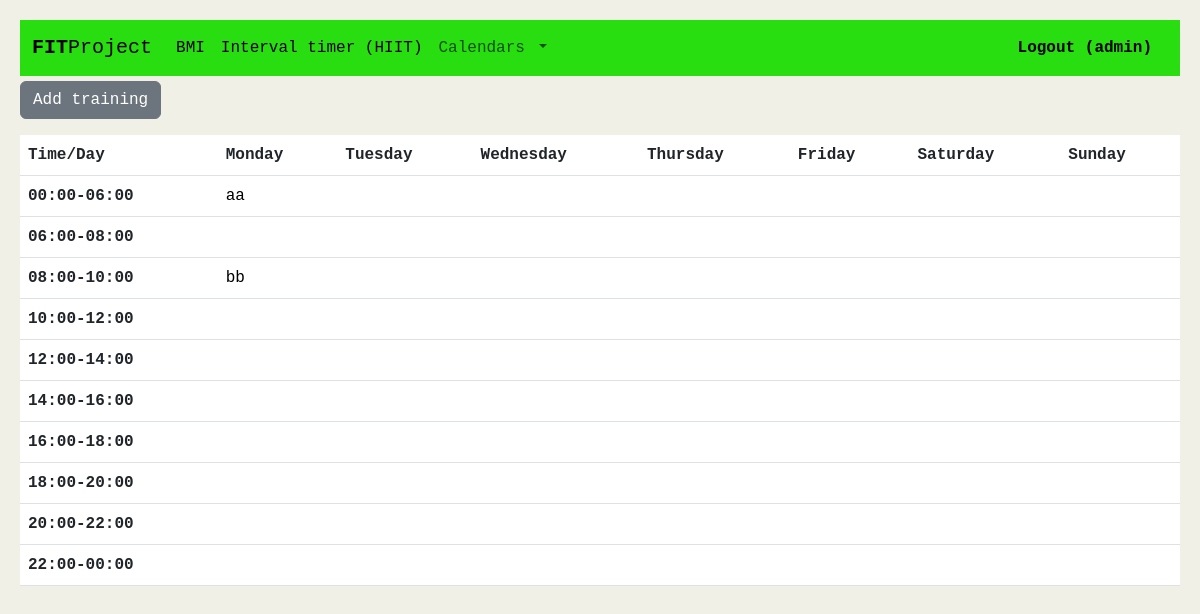
The page /training (signed in) on the database as committed earlier.
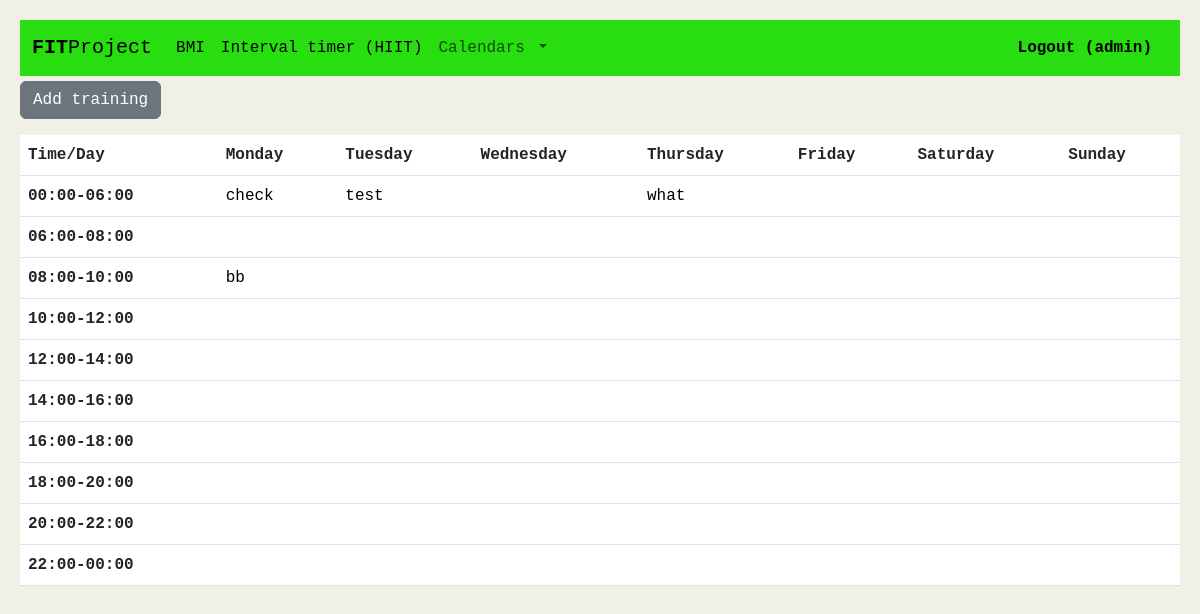
The same page on the database as committed later.
### fit/models.py (models this page shows, shortened)
class Training(models.Model):
    id = models.AutoField(primary_key=True)
    user = models.ForeignKey(User, on_delete=models.CASCADE)
    name = models.CharField(max_length=20)
    description = models.CharField(max_length=600)
    time = models.CharField(max_length=12)
    day = models.CharField(max_length=10)
    calendar_index = models.IntegerField(blank=True, null=True)
    def __str__(self):
        return f"{self.name}"

### fit/views.py (the view)
# urls.py: path("training", views.training, name="training"),
def training(request):
    if request.method == "POST":
        form = TrainMealForm(request.POST)
        if form.is_valid():
            name = form.cleaned_data["Name"]
            description = form.cleaned_data["Description"]
            day = form.cleaned_data["Day"]
            time = form.cleaned_data["Time"]
            calendar_index = helpers.cal_index(day, time)
            description = description.replace("\n", "<br>")
            Training.objects.filter(user = request.user, calendar_index=calendar_index).delete()
            training = Training(user=request.user, name=name, description=description, day=day, time=time, calendar_index=calendar_index)
            training.save()
            return HttpResponseRedirect(reverse("training"))
        else:
            calendar_list = [None] * 69
            trainings = Training.objects.filter(user=request.user)
            for training in trainings:
                calendar_list[training.calendar_index] = training
            return render(request, "fit/training.html", {
            "add": TrainMealForm(),
            "train": calendar_list,
            "error": "Form error"
        })
    else:
        calendar_list = [None] * 69
        try:
            trainings = Training.objects.filter(user=request.user)
        except TypeError:
            return render(request, "fit/login.html", {
                "message": "Required to log in"
            })
        for training in trainings:
            calendar_list[training.calendar_index] = training
        return render(request, "fit/training.html", {
            "add": TrainMealForm(),
            "train": calendar_list
        })

### fit/models.py (called while the page is built)
    def __str__(self):
        return f"{self.username}"

### fit/templates/fit/training.html (shortened to what the changed rows need)
{% extends "fit/layout.html" %}
{% load static %}
{% block body %}
<table class="table">
    <thead>
      <tr>
        <th scope="col">Time/Day</th>
        <th scope="col">Monday</th>
        <th scope="col">Tuesday</th>
        <th scope="col">Wednesday</th>
        <th scope="col">Thursday</th>
        <th scope="col">Friday</th>
        <th scope="col">Saturday</th>
        <th scope="col">Sunday</th>
      </tr>
    </thead>
    <tbody>
    <tr>
        <th scope="row">00:00-06:00</th>
        <td>{% if train.0 %}<a data-id="{{ train.0.id }}" class="training-link" href="#">{{ train.0 }}</a>{% endif %}</td>
        <td>{% if train.10 %}<a data-id="{{ train.10.id }}" class="training-link" href="#">{{ train.10 }}</a>{% endif %}</td>
        <td>{% if train.20 %}<a data-id="{{ train.20.id }}" class="training-link" href="#">{{ train.20 }}</a>{% endif %}</td>
        <td>{% if train.30 %}<a data-id="{{ train.30.id }}" class="training-link" href="#">{{ train.30 }}</a>{% endif %}</td>
        <td>{% if train.40 %}<a data-id="{{ train.40.id }}" class="training-link" href="#">{{ train.40 }}</a>{% endif %}</td>
        <td>{% if train.50 %}<a data-id="{{ train.50.id }}" class="training-link" href="#">{{ train.50 }}</a>{% endif %}</td>
        <td>{% if train.60 %}<a data-id="{{ train.60.id }}" class="training-link" href="#">{{ train.60 }}</a>{% endif %}</td>
        </tr>
        <tr>
        <th scope="row">06:00-08:00</th>
        </tr>
      <tr>
        <th scope="row">08:00-10:00</th>
      </tr>
      <tr>
        <th scope="row">10:00-12:00</th>
      </tr>
      <tr>
        <th scope="row">12:00-14:00</th>
      </tr>
      <tr>
        <th scope="row">14:00-16:00</th>
      </tr>
      <tr>
        <th scope="row">16:00-18:00</th>
      </tr>
      <tr>
        <th scope="row">18:00-20:00</th>
      </tr>
      <tr>
        <th scope="row">20:00-22:00</th>
      </tr>
      <tr>
        <th scope="row">22:00-00:00</th>
      </tr>
          </tbody>
  </table>
{% endblock %}

Rows that differ between the two databases and show on the page:
removed Training: name "aa"
added Training: name "check"
added Training: name "test"
added Training: name "what"
